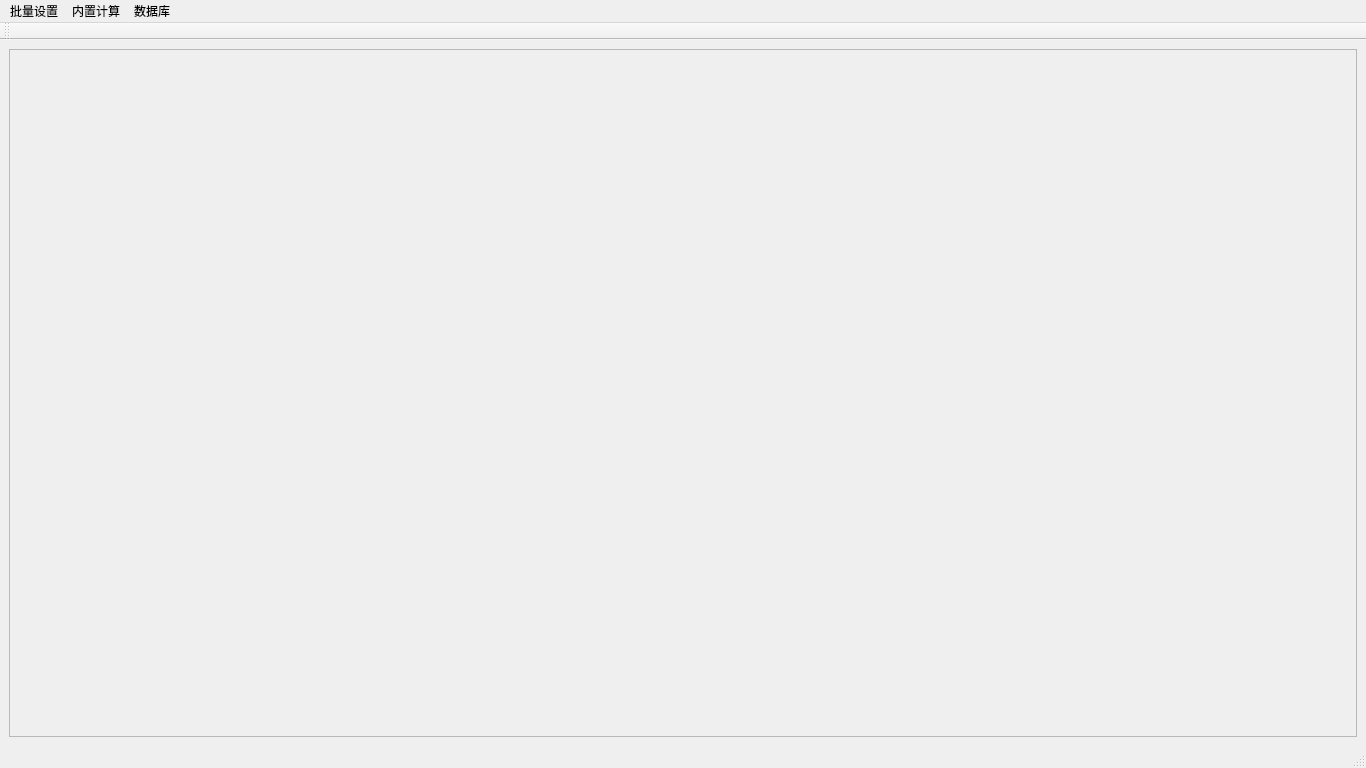
<?xml version="1.0" encoding="UTF-8"?>
<ui version="4.0">
 <class>interBD</class>
 <widget class="QMainWindow" name="interBD">
  <property name="geometry">
   <rect>
    <x>0</x>
    <y>0</y>
    <width>1366</width>
    <height>768</height>
   </rect>
  </property>
  <property name="windowTitle">
   <string>beam diagnostics</string>
  </property>
  <widget class="QWidget" name="centralwidget">
   <layout class="QGridLayout" name="gridLayout">
    <item row="0" column="0">
     <widget class="QScrollArea" name="scrollArea">
      <property name="verticalScrollBarPolicy">
       <enum>Qt::ScrollBarAsNeeded</enum>
      </property>
      <property name="horizontalScrollBarPolicy">
       <enum>Qt::ScrollBarAsNeeded</enum>
      </property>
      <property name="widgetResizable">
       <bool>false</bool>
      </property>
      <widget class="QWidget" name="scrollAreaWidgetContents">
       <property name="geometry">
        <rect>
         <x>0</x>
         <y>0</y>
         <width>763</width>
         <height>518</height>
        </rect>
       </property>
      </widget>
     </widget>
    </item>
   </layout>
  </widget>
  <widget class="QMenuBar" name="menubar">
   <property name="geometry">
    <rect>
     <x>0</x>
     <y>0</y>
     <width>1366</width>
     <height>21</height>
    </rect>
   </property>
   <widget class="QMenu" name="menu">
    <property name="title">
     <string>批量设置</string>
    </property>
   </widget>
   <widget class="QMenu" name="menu_2">
    <property name="title">
     <string>内置计算</string>
    </property>
   </widget>
   <widget class="QMenu" name="menu_3">
    <property name="title">
     <string>数据库</string>
    </property>
   </widget>
   <addaction name="menu"/>
   <addaction name="menu_2"/>
   <addaction name="menu_3"/>
  </widget>
  <widget class="QStatusBar" name="statusbar"/>
  <widget class="QToolBar" name="toolBar">
   <property name="windowTitle">
    <string>toolBar</string>
   </property>
   <attribute name="toolBarArea">
    <enum>TopToolBarArea</enum>
   </attribute>
   <attribute name="toolBarBreak">
    <bool>false</bool>
   </attribute>
  </widget>
 </widget>
 <resources/>
 <connections/>
</ui>
